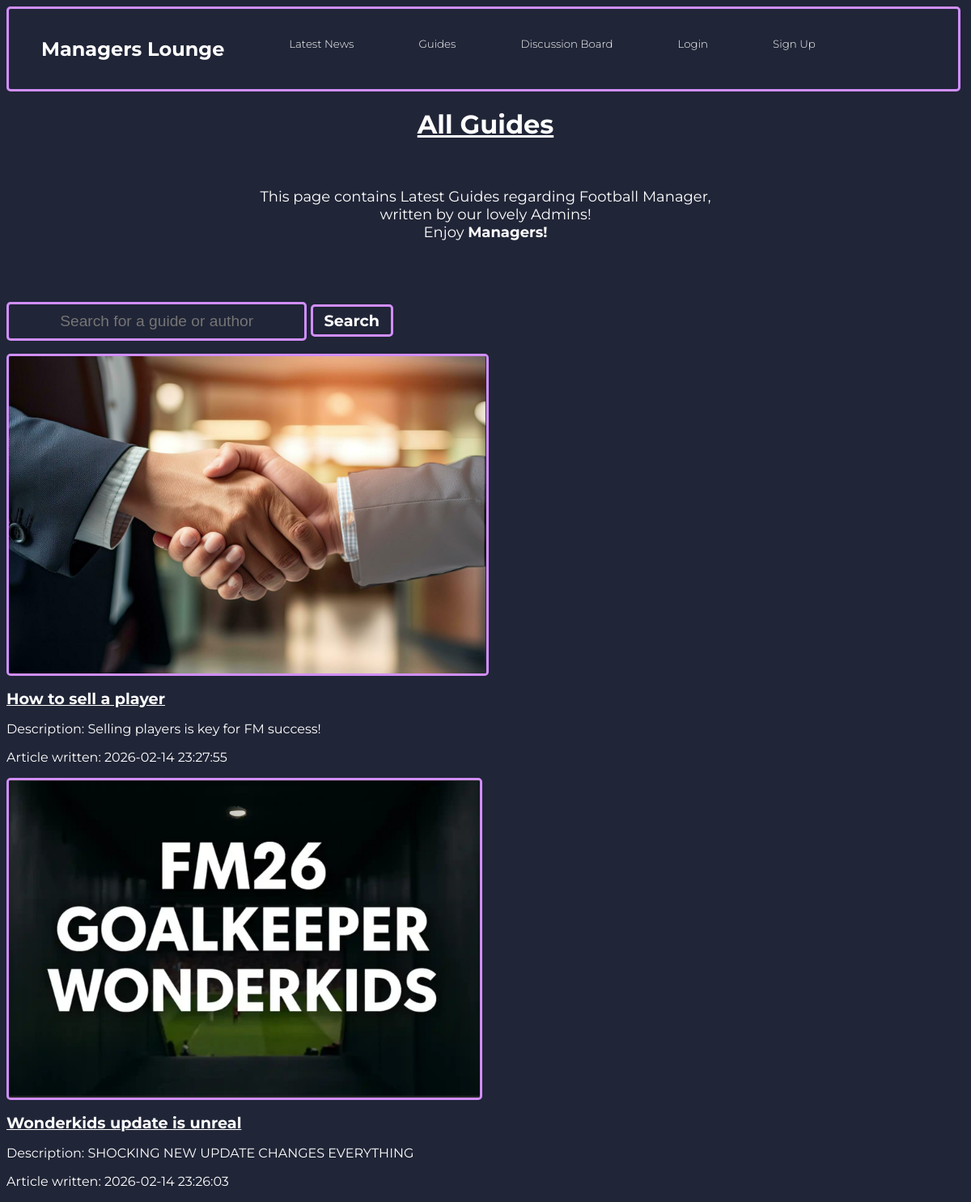
The page /listguides.php on the database its author committed.
### tables this page shows
CREATE TABLE `guides` (
  `id` int(11) NOT NULL,
  `title` text NOT NULL,
  `description` text NOT NULL,
  `picture` blob NOT NULL,
  `content` text NOT NULL,
  `username` text NOT NULL,
  `time_created` timestamp NOT NULL DEFAULT current_timestamp() ON UPDATE current_timestamp(),
  `comments` text NOT NULL
);

### listguides.php (the view, shortened to what this page needs)
<?php
include 'connectdb.php';
$news = [];
if (empty($news)) {
    $stmt = $conn->prepare("SELECT * FROM guides ORDER BY time_created DESC");
    $stmt->execute();
    $result = $stmt->get_result();
    while ($row = $result->fetch_assoc()) {
        $news[] = $row;
    }
}
?>
<!DOCTYPE html>
<html lang="en">
<head>
    <link rel="stylesheet" href="listnews.css">
    <link rel="stylesheet" href="main.css">
</head>
<body>
    <nav>
        <ul>
            <li>
                <h1><a href="index.html">Managers Lounge</a></h1>
            </li>
            <li>
                <h2><a href="listnews.php">Latest News</a></li>
            <li>
                <h2><a href="listguides.php">Guides</a></li>
            <li>
                <h2><a href="discussionboard.php">Discussion Board</a></li>
            <li>
                <h2><a class="right-float" href="login.php">Login</a></li>
            <li>
                <h2><a class="right-float" href="signup.php">Sign Up</a></li>
        </ul>
    </nav>
<h1 class="title"><u>All Guides</u></h1>
<br>
<p class="welcome-message"> This page contains Latest Guides regarding Football Manager, <br> written by our lovely Admins! <br> Enjoy <b>Managers! </b> </p>
<br> <br>
<br>
    <div class="search-button">
        <form method='POST'>
            <input type="text" class="search-btn" placeholder="Search for a guide or author" name="search">
            <button name="submit">Search</button>
        </form>
    </div>
    <div class="posts-container">
        <?php
        if (!empty($news)) {
            foreach ($news as $row) {
                echo '<section class="newsCard">';
                  if (!empty($row['picture'])) {
                    echo '<img src="' . htmlspecialchars($row['picture']) . '" alt="Guide image" class="listnews-article-image">' . '<br>';
                }
                echo '<p><a class=article-title href="retrieve_guides.php?id=' . htmlspecialchars($row['id']) . '">' .  '<b>', htmlspecialchars($row['title']) . '</b>' , '</a></p>';
                echo '<p>Description: ' . htmlspecialchars($row['description']) . '</p>';
                echo '<p>Article written: ' . htmlspecialchars($row['time_created']) . '</p>';
                echo '</section>';
            }
        } else {
            echo "<p>No guides found.</p>";
        }
        ?>
    </div>
</body>
</html>

### listnews.css (style rules this page uses)
a { color: white; }
img { width: auto; height: 50%; border: 3px solid #D18EFB; border-radius: 5px; }
.search-btn { text-align: center; border: 3px solid #D18EFB; padding: 10px 69px; border-radius: 5px; cursor: pointer; color: white; text-decoration: none; background-color: #202537; display: inline-block; font-size: 120%; transition-duration: 0.4s; }
.search-button input { padding-left: 5%; padding-right: 5%; font-size: larger; border: 3px solid #D18EFB; }
.search-button button { text-align: center; padding: 5px 14px; border: 3px solid #D18EFB; background-color: #202537; cursor: pointer;; text-decoration: none; display: inline-block; font-size: 120%; transition-duration: 0.4s; color: white; }
.welcome-message { text-align: center; font-size: large; }
.article-title { text-align: center; font-size: larger; }
.article-title b { text-align: center; }

### main.css (style rules this page uses)
body { font-family: "Montserrat", sans-serif; font-optical-sizing: auto; font-weight: weight; font-style: normal; background-color: #202537; color: #FFFFFF; }
@media screen and (max-width: 1285px) { h2 { font-size: smaller; } }
nav { text-decoration: none; border-radius: 5px; border: 3px solid #D18EFB; background: none; color: white; top: 0; width: 99.1%; height: fit-content; }
nav a { color: white; text-decoration: none; }
ul { list-style-type: none; margin: 0; padding: 0; display: flex; overflow: hidden; }
li a { display: block; text-align: center; padding: 15px 20px; margin: 20px; }
h2 { font-weight: 300; }
.title { text-align: center; }
a { color: white ; }
button { font-family: "Montserrat", sans-serif; border: 3px solid #D18EFB; border-radius: 5px; cursor: pointer; text-decoration: none; padding: 10px 24px; color: #FFFFFF; transition-duration: 0.4s; font-weight: bold; background-color: #202537; }

### rows shown on the page
guides: picture (picture), title "How to sell a player", description "Selling players is key for FM success!", time_created "2026-02-14 23:27:55"
guides: picture (picture), title "Wonderkids update is unreal", description "SHOCKING NEW UPDATE CHANGES EVERYTHING", time_created "2026-02-14 23:26:03"
